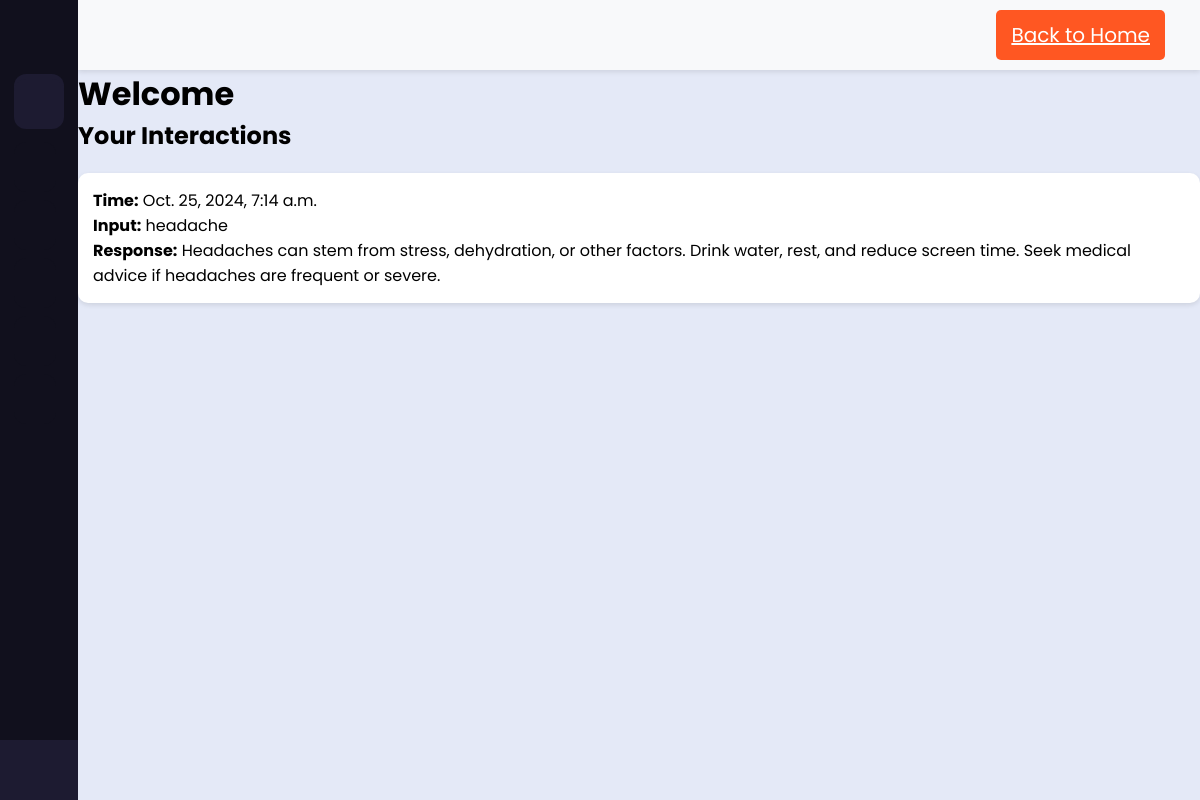
Before: /interactions/ (signed in) with the older database file.
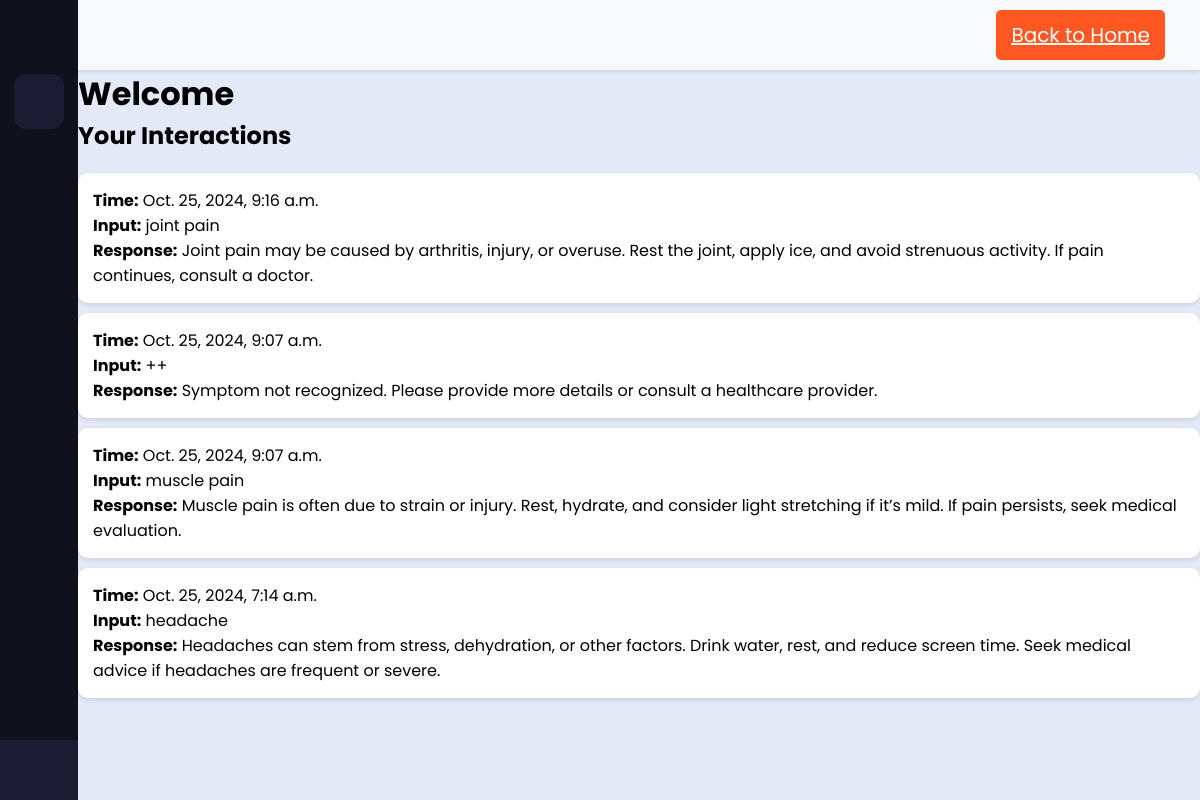
After: the same page with the newer database file.
### symptom_checker/models.py (models this page shows, shortened)
class Interaction(models.Model):
    user = models.ForeignKey(User, on_delete=models.CASCADE, default=default_user.id)
    user_input = models.TextField()
    ai_response = models.TextField()
    timestamp = models.DateTimeField(auto_now_add=True)
    class Meta:
        ordering = ['-timestamp']

### symptom_checker/views.py (the view)
# urls.py: path('interactions/', views.user_interactions, name='user_interactions'),
@login_required
def user_interactions(request):
    interactions = Interaction.objects.filter(user=request.user)
    try:
        template = get_template('symptom_checker/interactions.html')
    except TemplateDoesNotExist:
        print("Template not found: symptom_checker/interactions.html")
    return render(request, 'symptom_checker/interactions.html', {'interactions': interactions})

### symptom_checker/templates/symptom_checker/interactions.html (shortened to what this page needs)
{% load static %}
<!DOCTYPE html>
<html lang="en">
<head>
    <link rel="stylesheet" href="{% static 'symptom_checker/css/sidebar.css' %}">
</head>
<body>
    <div class="sidebar">
    <div class="">
        <div class="logo-details">
            <i class='bx bx-health'></i>
            <i class='bx bx-menu' id="btn"></i>
        </div>
        <ul class="nav-list">
            <li>
                <i class='bx bx-search'></i>
            </li>
            <li><a href="{% url 'home' %}"><i class='bx bx-grid-alt'></i><span class="links_name">Dashboard</span></a><span class="tooltip">Dashboard</span></li>
            <li><a href="{% url 'user_interactions' %}"><i class='bx bx-user'></i><span class="links_name">Treatment Plan</span></a><span class="tooltip">Treatment</span></li>
            <li><a href="./Pages/chat.html"><i class='bx bx-chat'></i><span class="links_name">Messages</span></a><span class="tooltip">Messages</span></li>
            <li><a href="#"><i class='bx bx-pie-chart-alt-2'></i><span class="links_name">Patient</span></a><span class="tooltip">Patient</span></li>
            <li><a href="#"><i class='bx bx-cog'></i><span class="links_name">Settings</span></a><span class="tooltip">Settings</span></li>
            <li class="profile">
                <div class="profile-details">
                    <div class="name_job">
                        <div class="name">MedCare</div>
                        <div class="job">User</div>
                    </div>
                </div>
                <a href="#"><i class='bx bx-log-out' id="log_out"></i></a>
            </li>
        </ul>
    </div>
    </div>
    <div class="home-section">
        <div class="header">
            <button class="toggle-btn" id="btn">
            </button>
            <div class="header-right">
                <a href="{% url 'home' %}" class="SOSBtn">Back to Home</a>
            </div>
        </div>
        <div class="content">
            {% block content %}
                <h1>Welcome {{ interaction.user }}</h1>
                <h2>Your Interactions</h2>
                <ul class="interactions-list">
                    {% for interaction in interactions %}
                        <li class="interaction-item">
                            <strong>Time:</strong> {{ interaction.timestamp }}<br>
                            <strong>Input:</strong> {{ interaction.user_input }}<br>
                            <strong>Response:</strong> {{ interaction.ai_response }}
                        </li>
                    {% endfor %}
                </ul>
            {% endblock %}
        </div>
    </div>
</body>
</html>

### static/symptom_checker/css/sidebar.css (style rules this page uses)
* { margin: 0; padding: 0; box-sizing: border-box; font-family: "Poppins", sans-serif; }
.sidebar { position: fixed; left: 0; top: 0; height: 100%; width: 78px; background: #11101D; padding: 6px 14px; z-index: 99; transition: all 0.5s ease; }
.sidebar .logo-details { height: 60px; display: flex; align-items: center; position: relative; }
.sidebar .logo-details #btn { position: absolute; top: 50%; right: 0; transform: translateY(-50%); font-size: 23px; text-align: center; cursor: pointer; transition: all 0.5s ease; }
.sidebar i { color: #fff; height: 60px; min-width: 50px; font-size: 28px; text-align: center; line-height: 60px; }
.sidebar .nav-list { height: calc(100% - 140px); }
.sidebar li { position: relative; margin: 8px 8px 8px 0; list-style: none; }
.sidebar li a { display: flex; height: 100%; width: 100%; border-radius: 12px; align-items: center; text-decoration: none; transition: all 0.4s ease; background: #11101D; }
.sidebar li i { height: 50px; line-height: 50px; font-size: 18px; border-radius: 12px; }
.sidebar li .profile-details { display: flex; align-items: center; flex-wrap: nowrap; }
.sidebar .bx-search { position: absolute; top: 50%; left: 0; transform: translateY(-50%); font-size: 22px; background: #1d1b31; color: #FFF; }
.sidebar li.profile { position: fixed; height: 60px; width: 78px; left: 0; bottom: -8px; padding: 10px 14px; background: #1d1b31; transition: all 0.5s ease; overflow: hidden; }
.sidebar li.profile .name { font-size: 15px; font-weight: 400; color: #fff; white-space: nowrap; }
.sidebar li.profile .job { font-size: 12px; font-weight: 400; color: #fff; white-space: nowrap; }
.sidebar .profile #log_out { position: absolute; top: 50%; right: 0; transform: translateY(-50%); background: #1d1b31; width: 100%; height: 60px; line-height: 60px; border-radius: 0px; transition: all 0.5s ease; }
.home-section { position: relative; background: #E4E9F7; min-height: 100vh; top: 0; left: 78px; width: calc(100% - 78px); transition: all 0.5s ease; z-index: 2; }
.header { display: flex; justify-content: space-between; align-items: center; padding: 10px 20px; background-color: #f8f9fa; box-shadow: 0 2px 5px rgba(0, 0, 0, 0.1); }
.header .toggle-btn { background: none; border: none; cursor: pointer; font-size: 24px; }
.header .header-right { display: flex; align-items: center; font-size: 20px; }
.header .header-right a { margin-right: 15px; }
.header .SOSBtn { background-color: #ff5722; color: white; border: none; padding: 10px 15px; border-radius: 5px; cursor: pointer; }
button { padding: 10px; background-color: blue; color: white; border: none; border-radius: 4px; cursor: pointer; }
.interactions-list { list-style-type: none; padding: 0; margin: 20px 0; }
.interaction-item { background-color: white; padding: 15px; border-radius: 10px; margin-bottom: 10px; box-shadow: 0px 2px 5px rgba(0, 0, 0, 0.1); }

Changed rows visible on the page:
added Interaction: timestamp "Oct. 25, 2024, 9:16 a.m.", user_input "joint pain", ai_response "Joint pain may be caused by arthritis, injury, or overuse. Rest the joint, apply ice, and avoid strenuous activity. If pain continues, consult a doctor."
added Interaction: timestamp "Oct. 25, 2024, 9:07 a.m.", user_input "++", ai_response "Symptom not recognized. Please provide more details or consult a healthcare provider."
added Interaction: timestamp "Oct. 25, 2024, 9:07 a.m.", user_input "muscle pain", ai_response "Muscle pain is often due to strain or injury. Rest, hydrate, and consider light stretching if it’s mild. If pain persists, seek medical evaluation."
